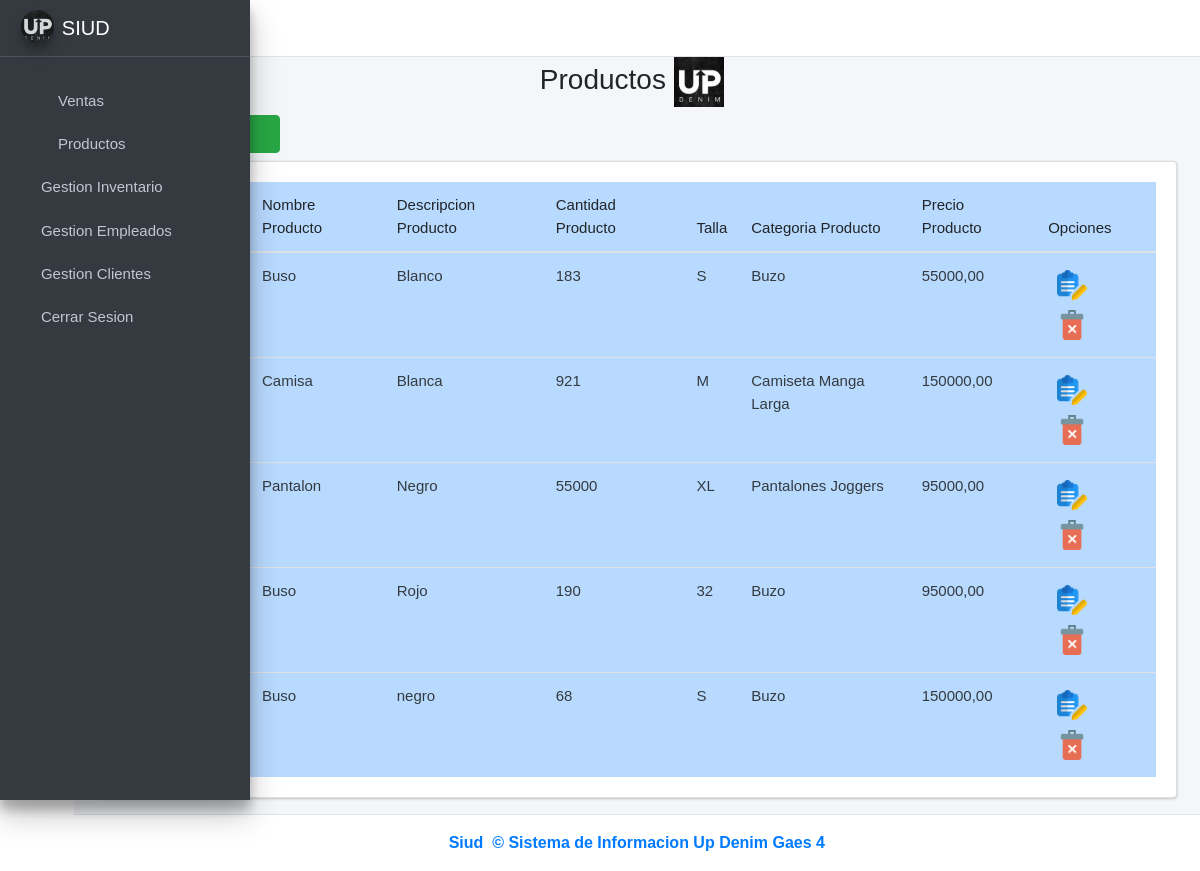
The page /productos/ (signed in) on the database its author committed.
### ventas/models.py (models this page shows, shortened)
class Producto(models.Model):
    cod_producto = models.CharField(primary_key=True, unique=True, blank=False, null=False, max_length=15)
    nombre_producto = models.CharField(max_length=45, null=False)
    precio_venta = models.DecimalField(max_digits=10, decimal_places=2, null=False, blank=False)
    descripcion_producto = models.CharField(max_length=45)
    cantidad_productos = models.PositiveIntegerField(null=False)
    imagen = models.ImageField(upload_to='productos', null=True, blank=True)
    idcategoria_producto = models.ForeignKey(CategoriaProducto, on_delete=models.CASCADE)
    idtalla = models.ForeignKey(Talla, on_delete=models.CASCADE)
    created = models.DateTimeField(auto_now_add=True)
    updated = models.DateTimeField(auto_now=True)
    class Meta:
        app_label = 'ventas'
        verbose_name = 'producto'
        verbose_name_plural = 'productos'

class Talla(models.Model):
    idtalla = models.AutoField(primary_key=True)
    talla = models.CharField(max_length=45, unique=True)
    class Meta:
        app_label = 'ventas'
        verbose_name = 'talla'
        verbose_name_plural = 'tallas'
    def __str__(self):
        return f"{self.talla}"

class CategoriaProducto(models.Model):
    idcategoria_producto = models.AutoField(primary_key=True)
    categoria_producto = models.CharField(max_length=45, unique=True, blank=False, null=False)
    class Meta:
        app_label = 'ventas'
        verbose_name = 'categoriaproducto'
        verbose_name_plural = 'categoriasproducto'
    def __str__(self):
        return f"{self.categoria_producto}"

### ventas/views.py (the view)
# urls.py: path('productos/', views.productos_vista, name='Productos'),
@login_required
def productos_vista(request):
    producto = Producto.objects.all()
    talla = Talla.objects.all()
    categoriaproducto = CategoriaProducto.objects.all()
    form_personal = AgregarProductoForm()
    context ={
        'producto' : producto,
        'form_personal' : form_personal,
        'talla' : talla,
        'categoriaproducto' : categoriaproducto,
    }
    return render(request, 'productos.html', context)

### ventas/templates/productos.html (shortened to what this page needs)
{% extends "base.html" %}
{% load static %}
{% load widget_tweaks %}
{% block content %}
<link rel="stylesheet" href="{% static 'index/css/b4.css' %}">
<div class="row">
    <div class="col-md-12">
        <h3 class="text-center">Productos
            <img src="{% static 'index/img/UPIMG.png' %}" alt="Logo" style="width: 50px; height: 50px; display: inline-block; vertical-align: middle; margin-right: 10px;">
        </i></h3> <! -- Es para cambiar el icono xd -- >
        <div class="col-md-3 pb-2">
            <a href="#AgregarPersonalModal"
                data-toggle="modal" data-dismiss="modal">
                <button type="button" class="btn btn-success">
                    <i class="fas fa-plus-circle"></i>
                </button>
            </a>
        </div>
        <div class="card card-body" style="overflow:scroll">
            <table class="table table-hover table-primary" id="myTable">
                <thead>
                    <tr>
                        <th># ID</th>
                        <th>Codigo</th>
                        <th>Nombre Producto</th>
                        <th>Descripcion Producto</th>
                        <th>Cantidad Producto</th>
                        <th>Talla</th>
                        <th>Categoria Producto</th>
                        <th>Precio Producto</th>
                        <th>Opciones</th>
                    </tr>
                </thead>
                <tbody class="text-dark">
                    {% for i in producto %}
                    <tr>
                        <td>{{forloop.counter}}</td>
                        <td>{{i.cod_producto}}</td>
                        <td>{{i.nombre_producto}}</td>
                        <td>{{i.descripcion_producto}}</td>
                        <td>{{i.cantidad_productos}}</td>
                        <td>{{i.idtalla.talla}}</td>
                        <td>{{i.idcategoria_producto}}</td>
                        <td>{{i.precio_venta}}</td>
                        <td>
                            <button onclick="window.location.href='/editarProducto/{{ i.cod_producto }}/'" class="btn btn-dark-outline btn-sm" data-toggle="modal" href="#EditarPersonalModal">
                                <img src="{% static 'index/img/editar.png' %}" alt="Error" width="30">
                            </button>
                                    <button onclick="eliminarPersonal('{{i.cod_producto}}')" class="btn btn-dark-outline btn-sm"
                                    data-toggle="modal" href="#EliminarPersonalModal"><img
                                        src="{% static 'index/img/delete.png' %}" alt="Error" width="30"></button>
                            </td>
                    </tr>
                    {% endfor %}
                </tbody>
            </table>
        </div>
    </div>
</div>
{% endblock %}

### ventas/static/index/css/main.css (style rules this page uses)
table, th, td { font-weight: 100; font-size:15px; }
body { font-family: Arial, Helvetica, sans-serif !important; }

### rows shown on the page
Producto: nombre_producto "Buso", descripcion_producto "Blanco", cantidad_productos "183", idtalla.talla "S", idcategoria_producto "Buzo", precio_venta "55000,00"
Producto: nombre_producto "Camisa", descripcion_producto "Blanca", cantidad_productos "921", idtalla.talla "M", idcategoria_producto "Camiseta Manga Larga", precio_venta "150000,00"
Producto: nombre_producto "Pantalon", descripcion_producto "Negro", cantidad_productos "55000", idtalla.talla "XL", idcategoria_producto "Pantalones Joggers", precio_venta "95000,00"
Producto: nombre_producto "Buso", descripcion_producto "Rojo", cantidad_productos "190", idtalla.talla "32", idcategoria_producto "Buzo", precio_venta "95000,00"
Producto: nombre_producto "Buso", descripcion_producto "negro", cantidad_productos "68", idtalla.talla "S", idcategoria_producto "Buzo", precio_venta "150000,00"
